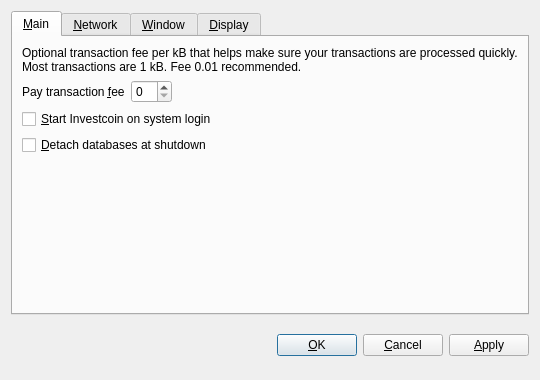
<?xml version="1.0" encoding="UTF-8"?>
<ui version="4.0">
 <class>OptionsDialog</class>
 <widget class="QDialog" name="OptionsDialog">
  <property name="geometry">
   <rect>
    <x>0</x>
    <y>0</y>
    <width>540</width>
    <height>380</height>
   </rect>
  </property>
  <property name="windowTitle">
   <string>Options</string>
  </property>
  <property name="modal">
   <bool>true</bool>
  </property>
  <layout class="QVBoxLayout" name="verticalLayout">
   <item>
    <widget class="QTabWidget" name="tabWidget">
     <property name="tabPosition">
      <enum>QTabWidget::North</enum>
     </property>
     <property name="currentIndex">
      <number>0</number>
     </property>
     <widget class="QWidget" name="tabMain">
      <attribute name="title">
       <string>&amp;Main</string>
      </attribute>
      <layout class="QVBoxLayout" name="verticalLayout_Main">
       <item>
        <widget class="QLabel" name="transactionFeeInfoLabel">
         <property name="text">
          <string>Optional transaction fee per kB that helps make sure your transactions are processed quickly. Most transactions are 1 kB. Fee 0.01 recommended.</string>
         </property>
         <property name="textFormat">
          <enum>Qt::PlainText</enum>
         </property>
         <property name="wordWrap">
          <bool>true</bool>
         </property>
        </widget>
       </item>
       <item>
        <layout class="QHBoxLayout" name="horizontalLayout_Main">
         <item>
          <widget class="QLabel" name="transactionFeeLabel">
           <property name="text">
            <string>Pay transaction &amp;fee</string>
           </property>
           <property name="textFormat">
            <enum>Qt::PlainText</enum>
           </property>
           <property name="buddy">
            <cstring>transactionFee</cstring>
           </property>
          </widget>
         </item>
         <item>
          <widget class="BitcoinAmountField" name="transactionFee"/>
         </item>
         <item>
          <spacer name="horizontalSpacer_Main">
           <property name="orientation">
            <enum>Qt::Horizontal</enum>
           </property>
           <property name="sizeHint" stdset="0">
            <size>
             <width>40</width>
             <height>20</height>
            </size>
           </property>
          </spacer>
         </item>
        </layout>
       </item>
       <item>
        <widget class="QCheckBox" name="bitcoinAtStartup">
         <property name="toolTip">
          <string>Automatically start Investcoin after logging in to the system.</string>
         </property>
         <property name="text">
          <string>&amp;Start Investcoin on system login</string>
         </property>
        </widget>
       </item>
       <item>
        <widget class="QCheckBox" name="detachDatabases">
         <property name="toolTip">
          <string>Detach block and address databases at shutdown. This means they can be moved to another data directory, but it slows down shutdown. The wallet is always detached.</string>
         </property>
         <property name="text">
          <string>&amp;Detach databases at shutdown</string>
         </property>
        </widget>
       </item>
       <item>
        <spacer name="verticalSpacer_Main">
         <property name="orientation">
          <enum>Qt::Vertical</enum>
         </property>
         <property name="sizeHint" stdset="0">
          <size>
           <width>20</width>
           <height>40</height>
          </size>
         </property>
        </spacer>
       </item>
      </layout>
     </widget>
     <widget class="QWidget" name="tabNetwork">
      <attribute name="title">
       <string>&amp;Network</string>
      </attribute>
      <layout class="QVBoxLayout" name="verticalLayout_Network">
       <item>
        <widget class="QCheckBox" name="mapPortUpnp">
         <property name="toolTip">
          <string>Automatically open the Investcoin client port on the router. This only works when your router supports UPnP and it is enabled.</string>
         </property>
         <property name="text">
          <string>Map port using &amp;UPnP</string>
         </property>
        </widget>
       </item>
       <item>
        <widget class="QCheckBox" name="connectSocks">
         <property name="toolTip">
          <string>Connect to the Investcoin network through a SOCKS proxy (e.g. when connecting through Tor).</string>
         </property>
         <property name="text">
          <string>&amp;Connect through SOCKS proxy:</string>
         </property>
        </widget>
       </item>
       <item>
        <layout class="QHBoxLayout" name="horizontalLayout_Network">
         <item>
          <widget class="QLabel" name="proxyIpLabel">
           <property name="text">
            <string>Proxy &amp;IP:</string>
           </property>
           <property name="textFormat">
            <enum>Qt::PlainText</enum>
           </property>
           <property name="buddy">
            <cstring>proxyIp</cstring>
           </property>
          </widget>
         </item>
         <item>
          <widget class="QValidatedLineEdit" name="proxyIp">
           <property name="maximumSize">
            <size>
             <width>140</width>
             <height>16777215</height>
            </size>
           </property>
           <property name="toolTip">
            <string>IP address of the proxy (e.g. 127.0.0.1)</string>
           </property>
          </widget>
         </item>
         <item>
          <widget class="QLabel" name="proxyPortLabel">
           <property name="text">
            <string>&amp;Port:</string>
           </property>
           <property name="textFormat">
            <enum>Qt::PlainText</enum>
           </property>
           <property name="buddy">
            <cstring>proxyPort</cstring>
           </property>
          </widget>
         </item>
         <item>
          <widget class="QLineEdit" name="proxyPort">
           <property name="maximumSize">
            <size>
             <width>55</width>
             <height>16777215</height>
            </size>
           </property>
           <property name="toolTip">
            <string>Port of the proxy (e.g. 9050)</string>
           </property>
          </widget>
         </item>
         <item>
          <widget class="QLabel" name="socksVersionLabel">
           <property name="text">
            <string>SOCKS &amp;Version:</string>
           </property>
           <property name="textFormat">
            <enum>Qt::PlainText</enum>
           </property>
           <property name="buddy">
            <cstring>socksVersion</cstring>
           </property>
          </widget>
         </item>
         <item>
          <widget class="QValueComboBox" name="socksVersion">
           <property name="toolTip">
            <string>SOCKS version of the proxy (e.g. 5)</string>
           </property>
          </widget>
         </item>
         <item>
          <spacer name="horizontalSpacer_Network">
           <property name="orientation">
            <enum>Qt::Horizontal</enum>
           </property>
           <property name="sizeHint" stdset="0">
            <size>
             <width>40</width>
             <height>20</height>
            </size>
           </property>
          </spacer>
         </item>
        </layout>
       </item>
       <item>
        <spacer name="verticalSpacer_Network">
         <property name="orientation">
          <enum>Qt::Vertical</enum>
         </property>
         <property name="sizeHint" stdset="0">
          <size>
           <width>20</width>
           <height>40</height>
          </size>
         </property>
        </spacer>
       </item>
      </layout>
     </widget>
     <widget class="QWidget" name="tabWindow">
      <attribute name="title">
       <string>&amp;Window</string>
      </attribute>
      <layout class="QVBoxLayout" name="verticalLayout_Window">
       <item>
        <widget class="QCheckBox" name="minimizeToTray">
         <property name="toolTip">
          <string>Show only a tray icon after minimizing the window.</string>
         </property>
         <property name="text">
          <string>&amp;Minimize to the tray instead of the taskbar</string>
         </property>
        </widget>
       </item>
       <item>
        <widget class="QCheckBox" name="minimizeOnClose">
         <property name="toolTip">
          <string>Minimize instead of exit the application when the window is closed. When this option is enabled, the application will be closed only after selecting Quit in the menu.</string>
         </property>
         <property name="text">
          <string>M&amp;inimize on close</string>
         </property>
        </widget>
       </item>
       <item>
        <spacer name="verticalSpacer_Window">
         <property name="orientation">
          <enum>Qt::Vertical</enum>
         </property>
         <property name="sizeHint" stdset="0">
          <size>
           <width>20</width>
           <height>40</height>
          </size>
         </property>
        </spacer>
       </item>
      </layout>
     </widget>
     <widget class="QWidget" name="tabDisplay">
      <attribute name="title">
       <string>&amp;Display</string>
      </attribute>
      <layout class="QVBoxLayout" name="verticalLayout_Display">
       <item>
        <layout class="QHBoxLayout" name="horizontalLayout_1_Display">
         <item>
          <widget class="QLabel" name="langLabel">
           <property name="text">
            <string>User Interface &amp;language:</string>
           </property>
           <property name="textFormat">
            <enum>Qt::PlainText</enum>
           </property>
           <property name="buddy">
            <cstring>lang</cstring>
           </property>
          </widget>
         </item>
         <item>
          <widget class="QValueComboBox" name="lang">
           <property name="toolTip">
            <string>The user interface language can be set here. This setting will take effect after restarting Investcoin.</string>
           </property>
          </widget>
         </item>
        </layout>
       </item>
       <item>
        <layout class="QHBoxLayout" name="horizontalLayout_2_Display">
         <item>
          <widget class="QLabel" name="unitLabel">
           <property name="text">
            <string>&amp;Unit to show amounts in:</string>
           </property>
           <property name="textFormat">
            <enum>Qt::PlainText</enum>
           </property>
           <property name="buddy">
            <cstring>unit</cstring>
           </property>
          </widget>
         </item>
         <item>
          <widget class="QValueComboBox" name="unit">
           <property name="toolTip">
            <string>Choose the default subdivision unit to show in the interface and when sending coins.</string>
           </property>
          </widget>
         </item>
        </layout>
       </item>
       <item>
        <widget class="QCheckBox" name="displayAddresses">
         <property name="toolTip">
          <string>Whether to show Investcoin addresses in the transaction list or not.</string>
         </property>
         <property name="text">
          <string>&amp;Display addresses in transaction list</string>
         </property>
        </widget>
       </item>
       <item>	   
	     <widget class="QCheckBox" name="coinControlFeatures">
         <property name="toolTip">
          <string>Whether to show coin control features or not.</string>
          </property>
         <property name="text">
         <string>Display coin &amp;control features (experts only!)</string>
          </property>
         </widget>
        </item>
        <item>
        <spacer name="verticalSpacer_Display">
         <property name="orientation">
          <enum>Qt::Vertical</enum>
         </property>
         <property name="sizeHint" stdset="0">
          <size>
           <width>20</width>
           <height>40</height>
          </size>
         </property>
        </spacer>
       </item>
      </layout>
     </widget>
    </widget>
   </item>
   <item>
    <layout class="QHBoxLayout" name="horizontalLayout_Buttons">
     <item>
      <spacer name="horizontalSpacer_1">
       <property name="orientation">
        <enum>Qt::Horizontal</enum>
       </property>
       <property name="sizeHint" stdset="0">
        <size>
         <width>40</width>
         <height>48</height>
        </size>
       </property>
      </spacer>
     </item>
     <item>
      <widget class="QLabel" name="statusLabel">
       <property name="font">
        <font>
         <weight>75</weight>
         <bold>true</bold>
        </font>
       </property>
       <property name="text">
        <string/>
       </property>
       <property name="textFormat">
        <enum>Qt::PlainText</enum>
       </property>
       <property name="wordWrap">
        <bool>true</bool>
       </property>
      </widget>
     </item>
     <item>
      <spacer name="horizontalSpacer_2">
       <property name="orientation">
        <enum>Qt::Horizontal</enum>
       </property>
       <property name="sizeHint" stdset="0">
        <size>
         <width>40</width>
         <height>48</height>
        </size>
       </property>
      </spacer>
     </item>
     <item>
      <widget class="QPushButton" name="okButton">
       <property name="text">
        <string>&amp;OK</string>
       </property>
      </widget>
     </item>
     <item>
      <widget class="QPushButton" name="cancelButton">
       <property name="text">
        <string>&amp;Cancel</string>
       </property>
       <property name="autoDefault">
        <bool>false</bool>
       </property>
      </widget>
     </item>
     <item>
      <widget class="QPushButton" name="applyButton">
       <property name="text">
        <string>&amp;Apply</string>
       </property>
       <property name="autoDefault">
        <bool>false</bool>
       </property>
      </widget>
     </item>
    </layout>
   </item>
  </layout>
 </widget>
 <customwidgets>
  <customwidget>
   <class>BitcoinAmountField</class>
   <extends>QSpinBox</extends>
   <header>bitcoinamountfield.h</header>
  </customwidget>
  <customwidget>
   <class>QValueComboBox</class>
   <extends>QComboBox</extends>
   <header>qvaluecombobox.h</header>
  </customwidget>
  <customwidget>
   <class>QValidatedLineEdit</class>
   <extends>QLineEdit</extends>
   <header>qvalidatedlineedit.h</header>
  </customwidget>
 </customwidgets>
 <resources/>
 <connections/>
</ui>
